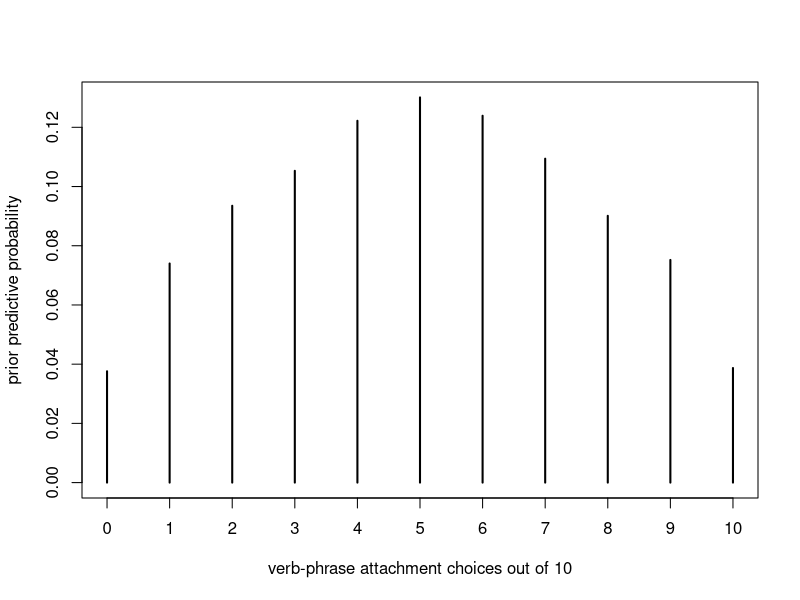

Generate this figure with R:
## ---- chunk 1
#| label: prior-predictive-ambiguity
#| echo: true
set.seed(414)

pi_prior <- rbeta(10000, shape1 = 2, shape2 = 2)
k_prior <- rbinom(10000, size = 10, prob = pi_prior)

plot(prop.table(table(k_prior)),
     xlab = "verb-phrase attachment choices out of 10",
     ylab = "prior predictive probability")
## ---- chunk 2
#| label: summarize-prior-predictive
#| echo: true
quantile(k_prior, c(.025, .25, .5, .75, .975))
mean(k_prior == 0 | k_prior == 10)
## ---- chunk 3
#| label: compare-prior-predictive-counts
#| echo: true
set.seed(414)

simulate_prior_counts <- function(alpha, beta, draws = 10000) {
  pi_draw <- rbeta(draws, alpha, beta)
  rbinom(draws, size = 10, prob = pi_draw)
}

k_moderate <- simulate_prior_counts(2, 2)
k_concentrated <- simulate_prior_counts(20, 20)
k_boundary <- simulate_prior_counts(.5, .5)

rbind(
  moderate = quantile(k_moderate, c(.05, .50, .95)),
  concentrated = quantile(k_concentrated, c(.05, .50, .95)),
  boundary = quantile(k_boundary, c(.05, .50, .95))
)
